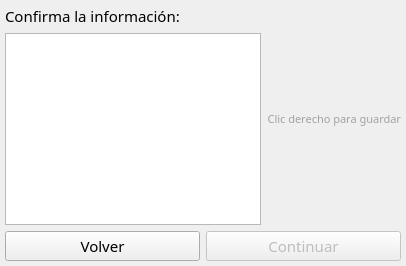
<?xml version="1.0" encoding="UTF-8"?>
<ui version="4.0">
 <class>ConfirmWidget</class>
 <widget class="QWidget" name="ConfirmWidget">
  <property name="font">
   <font>
    <family>HarmonyOS Sans SC</family>
    <pointsize>11</pointsize>
   </font>
  </property>
  <property name="windowTitle">
   <string>Form</string>
  </property>
  <layout class="QVBoxLayout" name="verticalLayout_3">
   <property name="leftMargin">
    <number>5</number>
   </property>
   <property name="topMargin">
    <number>5</number>
   </property>
   <property name="rightMargin">
    <number>5</number>
   </property>
   <property name="bottomMargin">
    <number>5</number>
   </property>
   <item>
    <widget class="QLabel" name="label">
     <property name="text">
      <string>Confirma la información:</string>
     </property>
    </widget>
   </item>
   <item>
    <layout class="QHBoxLayout" name="horizontalLayout_2" stretch="2,1">
     <item>
      <widget class="QTextEdit" name="text_info">
       <property name="readOnly">
        <bool>true</bool>
       </property>
      </widget>
     </item>
     <item>
      <layout class="QVBoxLayout" name="verticalLayout">
       <property name="spacing">
        <number>0</number>
       </property>
       <item>
        <spacer name="verticalSpacer">
         <property name="orientation">
          <enum>Qt::Vertical</enum>
         </property>
         <property name="sizeType">
          <enum>QSizePolicy::Expanding</enum>
         </property>
         <property name="sizeHint" stdset="0">
          <size>
           <width>20</width>
           <height>40</height>
          </size>
         </property>
        </spacer>
       </item>
       <item>
        <widget class="QLabel" name="label_2">
         <property name="sizePolicy">
          <sizepolicy hsizetype="Preferred" vsizetype="Minimum">
           <horstretch>0</horstretch>
           <verstretch>0</verstretch>
          </sizepolicy>
         </property>
         <property name="font">
          <font>
           <family>HarmonyOS Sans SC</family>
           <pointsize>8</pointsize>
          </font>
         </property>
         <property name="styleSheet">
          <string notr="true">QLabel {
 color: rgb(162, 162, 162);
}</string>
         </property>
         <property name="text">
          <string>Clic derecho para guardar</string>
         </property>
         <property name="alignment">
          <set>Qt::AlignRight|Qt::AlignTrailing|Qt::AlignVCenter</set>
         </property>
        </widget>
       </item>
       <item>
        <widget class="ImageLabel" name="cover_label">
         <property name="sizePolicy">
          <sizepolicy hsizetype="Ignored" vsizetype="Preferred">
           <horstretch>0</horstretch>
           <verstretch>0</verstretch>
          </sizepolicy>
         </property>
         <property name="text">
          <string/>
         </property>
         <property name="scaledContents">
          <bool>true</bool>
         </property>
         <property name="alignment">
          <set>Qt::AlignCenter</set>
         </property>
        </widget>
       </item>
       <item>
        <spacer name="verticalSpacer_2">
         <property name="orientation">
          <enum>Qt::Vertical</enum>
         </property>
         <property name="sizeType">
          <enum>QSizePolicy::Expanding</enum>
         </property>
         <property name="sizeHint" stdset="0">
          <size>
           <width>20</width>
           <height>40</height>
          </size>
         </property>
        </spacer>
       </item>
      </layout>
     </item>
    </layout>
   </item>
   <item>
    <layout class="QHBoxLayout" name="horizontalLayout" stretch="0,0">
     <item>
      <widget class="QPushButton" name="button_back">
       <property name="text">
        <string>Volver</string>
       </property>
      </widget>
     </item>
     <item>
      <widget class="QPushButton" name="button_next">
       <property name="enabled">
        <bool>false</bool>
       </property>
       <property name="text">
        <string>Continuar</string>
       </property>
      </widget>
     </item>
    </layout>
   </item>
  </layout>
 </widget>
 <customwidgets>
  <customwidget>
   <class>ImageLabel</class>
   <extends>QLabel</extends>
   <header>imagelabel.h</header>
  </customwidget>
 </customwidgets>
 <resources>
  <include location="res.qrc"/>
 </resources>
 <connections/>
</ui>
